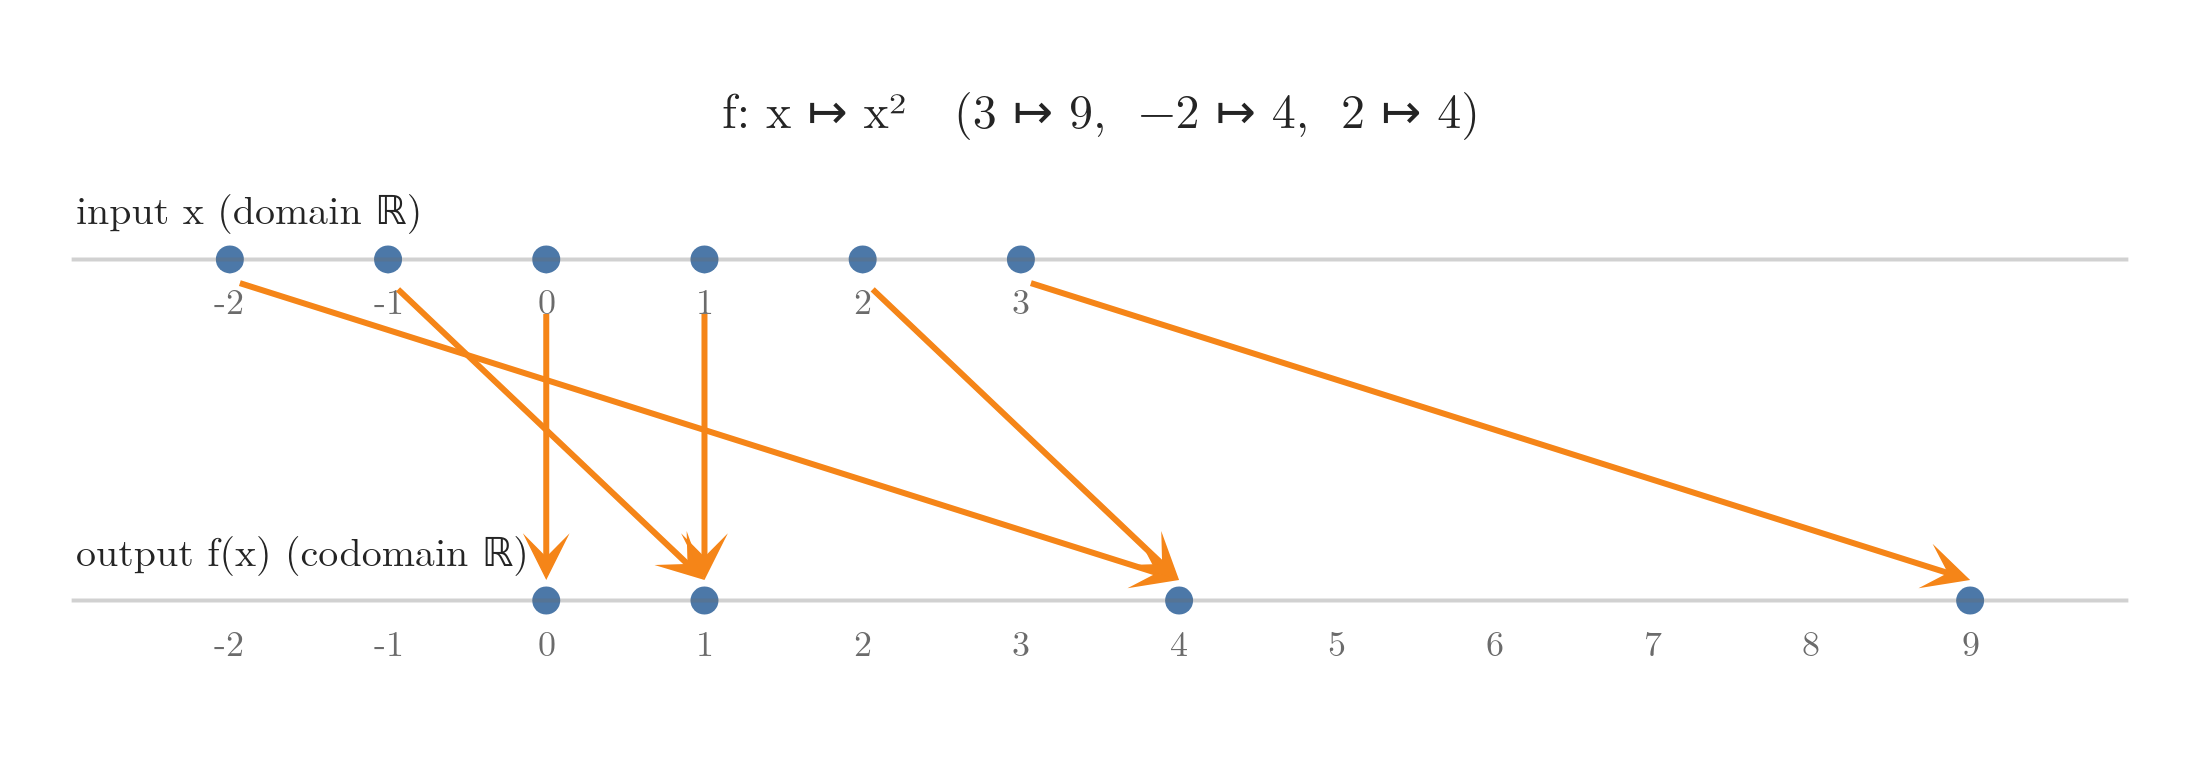

Write the Python code that produced this figure.
"""A function as a map from inputs to outputs (Plotly): f: x -> x^2 on the inputs -2, -1, 0, 1, 2, 3. Every input
gets exactly one arrow; two inputs (-2 and 2, -1 and 1) may share an output, which a function allows."""
from pathlib import Path
import plotly.graph_objects as go
from gifkit import BLUE, FONT, GREY, ORANGE

here = Path(__file__).parent
xs = [-2, -1, 0, 1, 2, 3]
f = lambda x: x * x
fig = go.Figure()
for yv, label in ((1, "input x (domain ℝ)"), (0, "output f(x) (codomain ℝ)")):
    fig.add_shape(type="line", x0=-3, x1=10, y0=yv, y1=yv, line=dict(color=GREY, width=2))
    fig.add_annotation(x=-3, y=yv, text=label, showarrow=False, xanchor="left", yshift=26, font=dict(size=20))
for v in range(-2, 10):
    fig.add_annotation(x=v, y=1, text=str(v), showarrow=False, yshift=-20, font=dict(size=18, color=GREY)) if v <= 3 else None
    fig.add_annotation(x=v, y=0, text=str(v), showarrow=False, yshift=-20, font=dict(size=18, color=GREY))
for x in xs:
    fig.add_annotation(x=f(x), y=0.06, ax=x, ay=0.94, xref="x", yref="y", axref="x", ayref="y", arrowhead=3,
                       arrowsize=1.3, arrowwidth=3, arrowcolor=ORANGE)
fig.add_scatter(x=xs, y=[1] * len(xs), mode="markers", marker=dict(size=14, color=BLUE))
fig.add_scatter(x=sorted({f(x) for x in xs}), y=[0] * 4, mode="markers", marker=dict(size=14, color=BLUE))
fig.add_annotation(x=0.5, y=1.12, xref="paper", yref="paper", showarrow=False, font=dict(size=24),
                   text="f: x ↦ x²   (3 ↦ 9,  −2 ↦ 4,  2 ↦ 4)")
fig.update_layout(template="simple_white", width=1100, height=380, font=FONT, showlegend=False,
                  xaxis=dict(visible=False, range=[-3.2, 10.2]), yaxis=dict(visible=False, range=[-0.35, 1.35]),
                  margin=dict(l=20, r=20, t=70, b=20))
fig.write_image(here / "function_map.png", scale=2)
